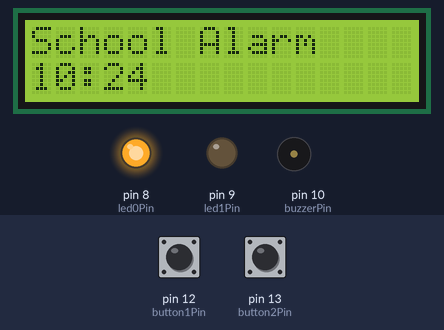
The sketch below on a simulated Arduino Uno, built with avr-gcc and run on an emulated ATmega328P. Parts: 16×2 character LCD, output pins drawn as LEDs (lit = HIGH), buzzer (waves = sounding, pin HIGH). Wiring (inferred from the names in the program): DS3231 clock at I2C address 0x68. The test bench sets the inputs (shaded band); at power-on: pin 12 (button1Pin) HIGH, pin 13 (button2Pin) HIGH. The local clock reads 2024-03-15 10:24:30 at power-on unless the sketch sets it; what the sketch prints to the serial monitor is not drawn.

Above: at 3.2 s.
3.3 s: pin 12 (button1Pin) pulled LOW for 3.2 s
At 7.7 s:
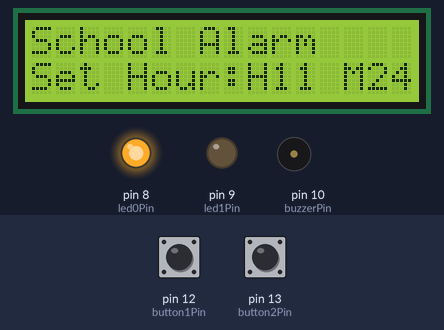
10.6 s: pin 13 (button2Pin) pulled LOW for 3.2 s
At 13.7 s:
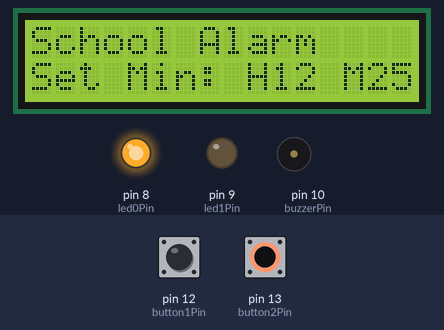
17.9 s: pin 12 (button1Pin) pulled LOW for 1.25 s
At 18.9 s:
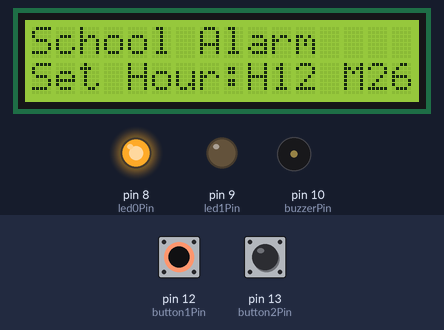
23.0 s: pin 13 (button2Pin) pulled LOW for 1.25 s
At 24.1 s:
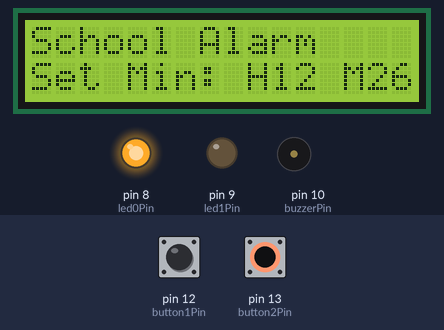
28.1 s: pin 12 (button1Pin) driven LOW and pin 13 (button2Pin) driven LOW
At 32.1 s:
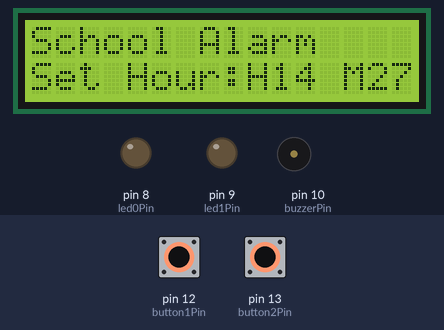
32.2 s: pin 12 (button1Pin) driven HIGH and pin 13 (button2Pin) driven HIGH
At 35.4 s:
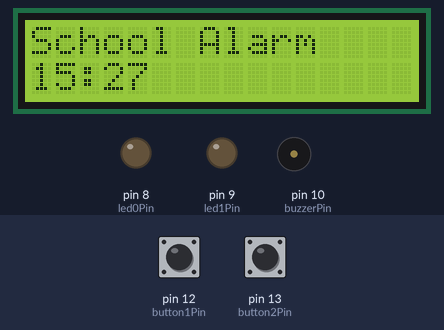
Timing chart, 0 to 36.9 s (numbered marks = the images above; inputs shaded):
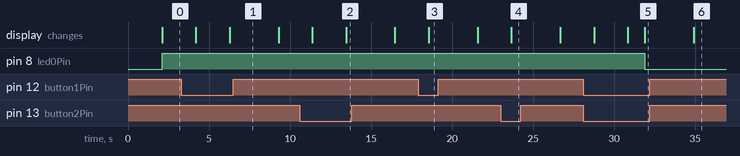

Measured:
- after the input at 3.3 s, the display: first changes after 0.89 s (image 1 shows a later state)
- after the input at 10.6 s, the display: first changes after 0.77 s (image 2 shows a later state)
- after the input at 17.9 s, the display: changes after 0.66 s (image 3)
- after the input at 23.0 s, the display: changes after 0.66 s (image 4)
- after the input at 28.1 s, pin 8 (led0Pin): HIGH → LOW after 3.8 s; the display: first changes after 0.66 s (image 5 shows a later state)
- after the input at 32.2 s, the display: changes after 2.7 s (image 6)

The sketch:

school_alarm_code.ino
```cpp
#include <Wire.h>         // I2C library for DS3231 and LCD
#include <LiquidCrystal_I2C.h> // I2C LCD library

// Global variables
byte seconds, minutes, hours;
byte localHour, localMinute;
char timeString[16] = "00:00";  // Buffer for time display
char debugStr[16] = "H00 M00 S00";  // Debug for raw BCD
bool inSetupMode = false;        // Flag for setup mode
byte setupTarget = 0;            // 1 for hours, 2 for minutes
unsigned long lastButtonPress = 0; // Timer for button press duration and inactivity
unsigned long lastIncrement = 0;  // Timer for increment rate
const unsigned long SETUP_TIMEOUT = 3000;       // 3 seconds timeout for setup mode (inactivity)
const unsigned long INCREMENT_DELAY = 200;      // 200ms delay between increments

// I2C LCD configuration (adjust address if needed, e.g., 0x3F)
LiquidCrystal_I2C lcd(0x27, 16, 2);  // Address 0x27, 16 columns, 2 rows

// Pin definitions
const int led0Pin = 8;    // LED for 8 AM-3 PM
const int led1Pin = 9;    // LED for alarm
const int buzzerPin = 10; // Buzzer for alarm
const int button1Pin = 12; // Button 1 for hours increment
const int button2Pin = 13; // Button 2 for minutes increment

// RTC I2C address (DS3231)
const byte RTC_ADDRESS = 0x68;

// Custom message
const char message[] = "School Alarm";

void setup() {
  // Initialize pins
  pinMode(led0Pin, OUTPUT);
  pinMode(led1Pin, OUTPUT);
  pinMode(buzzerPin, OUTPUT);
  pinMode(button1Pin, INPUT_PULLUP);
  pinMode(button2Pin, INPUT_PULLUP);

  // Initialize I2C LCD
  lcd.init();  // Initialize the LCD
  lcd.backlight();  // Turn on backlight
  lcd.clear();
  lcd.noCursor();

  // Initialize I2C
  Wire.begin();

  // Initial display
  lcd.setCursor(0, 0);
  lcd.print(message);
  lcd.setCursor(0, 1);
  lcd.print("Starting...");
  delay(2000);  // 2-second delay

  // Optional: Enable serial debugging for troubleshooting
  Serial.begin(9600);
}

void buzzerPlay() {
  digitalWrite(buzzerPin, HIGH);
  digitalWrite(led1Pin, HIGH);  // LED1 on during alarm
  delay(5000);                  // 5-second delay
  digitalWrite(buzzerPin, LOW);
  digitalWrite(led1Pin, LOW);   // LED1 off after alarm
}

void readRTC() {
  Wire.beginTransmission(RTC_ADDRESS);
  Wire.write(0x00);  // Start from seconds register
  Wire.endTransmission();

  Wire.requestFrom(RTC_ADDRESS, 3);  // Request 3 bytes (seconds, minutes, hours)
  seconds = Wire.read() & 0x7F;      // Mask to get BCD seconds (0-59)
  minutes = Wire.read() & 0x7F;      // Mask to get BCD minutes (0-59)
  hours = Wire.read() & 0x3F;        // Mask to get BCD hours (24-hour, 0-23)

  localHour = bcdToDec(hours);       // Convert BCD to decimal
  localMinute = bcdToDec(minutes);   // Convert BCD to decimal
  // Debug: Store raw BCD for verification (masked)
  sprintf(debugStr, "H%02X M%02X S%02X", hours, minutes, seconds);
}

byte bcdToDec(byte bcd) {
  return ((bcd >> 4) * 10) + (bcd & 0x0F);  // Custom BCD to decimal conversion
}

byte decToBcd(byte dec) {
  return ((dec / 10) << 4) + (dec % 10);  // Convert decimal to BCD
}

void writeRTC(byte reg, byte value) {
  Wire.beginTransmission(RTC_ADDRESS);
  Wire.write(reg);  // Register address (e.g., 0x02 for hours, 0x01 for minutes)
  Wire.write(value);  // BCD value to write
  byte error = Wire.endTransmission();
  if (error != 0) {
    Serial.print("I2C Write Error: ");
    Serial.println(error);
  }
}

void displayTime() {
  sprintf(timeString, "%02d:%02d", localHour, localMinute);  // HH:MM format
  lcd.clear();
  lcd.setCursor(0, 0);
  lcd.print(message);  // "School Alarm" on line 1
  lcd.setCursor(0, 1);
  lcd.print(timeString);  // Current time on line 2
  }

void displaySetup() {
  lcd.clear();
  lcd.setCursor(0, 0);
  lcd.print(message);  // "School Alarm" on line 1
  lcd.setCursor(0, 1);
  if (setupTarget == 1) {
    lcd.print("Set Hour: ");
    lcd.print(localHour);
  } else if (setupTarget == 2) {
    lcd.print("Set Min:  ");
    lcd.print(localMinute);
  }
  lcd.setCursor(9, 1);
  lcd.print(debugStr);    // Show raw BCD debug
}

void checkButtons() {
  unsigned long currentTime = millis();
  bool button1State = digitalRead(button1Pin) == LOW;
  bool button2State = digitalRead(button2Pin) == LOW;

  if (!inSetupMode) {
    // Enter setup mode on first press
    if (button1State) {
      inSetupMode = true;
      setupTarget = 1;  // Hours setup
      lastButtonPress = currentTime;  // Start inactivity timer
      displaySetup();
    } else if (button2State) {
      inSetupMode = true;
      setupTarget = 2;  // Minutes setup
      lastButtonPress = currentTime;  // Start inactivity timer
      displaySetup();
    }
  } else {
    // Continuous increment while button is held
    if (button1State && (currentTime - lastIncrement) >= INCREMENT_DELAY) {
      if (setupTarget == 1) {  // Hours
        localHour = (localHour + 1) % 24;  // Wrap around 0-23
        writeRTC(0x02, decToBcd(localHour));  // Write new hour in BCD
        Serial.print("Setting Hour: ");
        Serial.println(localHour);
      }
      lastIncrement = currentTime;  // Reset increment timer
      displaySetup();
    } else if (button2State && (currentTime - lastIncrement) >= INCREMENT_DELAY) {
      if (setupTarget == 2) {  // Minutes
        localMinute = (localMinute + 1) % 60;  // Wrap around 0-59
        writeRTC(0x01, decToBcd(localMinute));  // Write new minute in BCD
        Serial.print("Setting Minute: ");
        Serial.println(localMinute);
      }
      lastIncrement = currentTime;  // Reset increment timer
      displaySetup();
    }

    // Exit setup mode if no button pressed for 3 seconds
    if (!button1State && !button2State && (currentTime - lastButtonPress) >= SETUP_TIMEOUT) {
      inSetupMode = false;
      setupTarget = 0;
      displayTime();  // Return to normal time display
    } else if (button1State || button2State) {
      lastButtonPress = currentTime;  // Reset inactivity timer if a button is pressed
    }
  }
}

void loop() {
  readRTC();               // Read current time from DS3231/DS3232

  if (!inSetupMode) {
    displayTime();         // Display time if not in setup mode
  }

  checkButtons();          // Check for button presses to enter/exit setup mode

  // LED0: On from 8 AM to 3 PM (8:00 to 14:59)
  digitalWrite(led0Pin, (localHour >= 8 && localHour < 15));

  // Alarm: Only trigger buzzer between 8 AM and 3 PM
  if (localMinute == 0 && seconds == 0 && localHour >= 8 && localHour < 15) {
    buzzerPlay();          // 5-second alarm
  }

  delay(1000);             // Update every second
}
```
